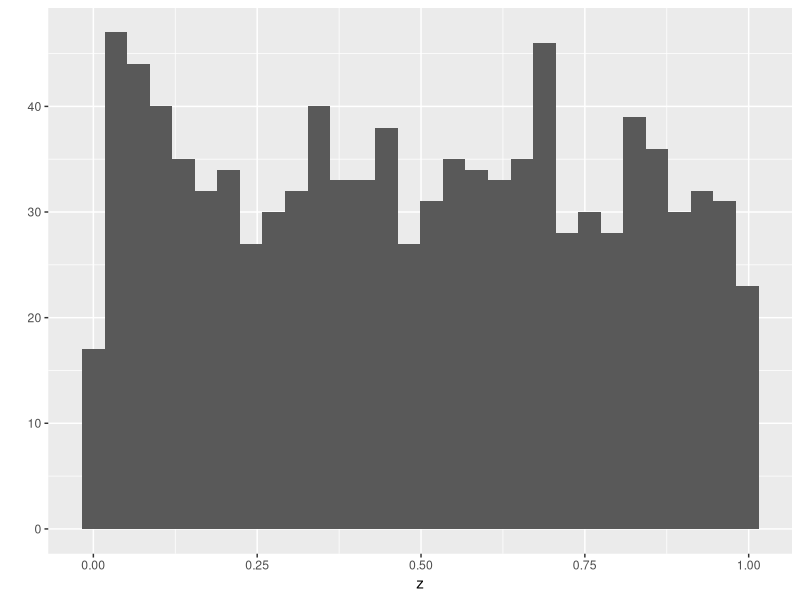
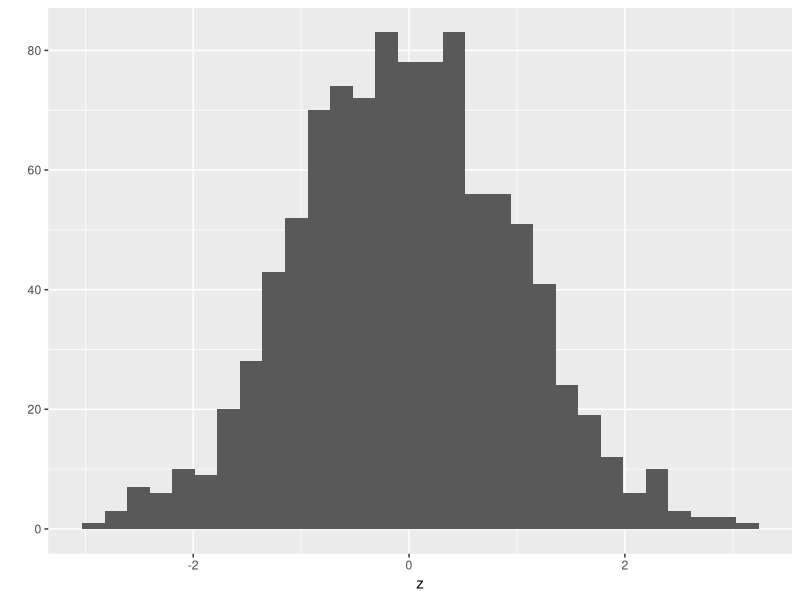

Write R code to recreate these figures, in order. (Note: this script raises an error after producing the figures.)
# more functions and tricks with atomic vectors
# Feb 6 2020
# JLW

# -------------------------------------------------------------------------

# create empty vector specify its mode and length
z <- vector(mode = 'numeric', length = 0)
z <- c(z, 5)
print(z)
# dynamic sizing: don't do this! (because it's slow in loops)

# preallocate space to a vector
z <- rep(0, 100)
head(z)
# fill with NA
z <- rep(NA, 100)
head(z)

typeof(z)
z[1] <- "Washington"
typeof(z)

v_size <- 100
my_vector <- runif(v_size)
my_names <- paste("Species", seq(1:length(my_vector)), sep = "")
head(my_names)
names(my_vector) <- my_names
head(my_vector)

# rep function for repeating elements
rep(0.5, 6)
rep(x = 0.5, times = 6)
my_vec <- c(1, 2, 3)
rep(x = my_vec, times = 2)
rep(x = my_vec, each = 2)
rep(x = my_vec, times = my_vec)
rep(x = my_vec, each = my_vec)

# using seq to create regular sequences
seq(from = 2, to = 4)
2:4 #called inline function
`:`(2,4) # the colon is your function
seq(from = 2, to = 4, by = 0.5)
x <- seq(from = 2, to = 4, length = 7)
print(x)
my_vec <- 1:length(x)
print(my_vec)
seq_along(my_vec) # same as asking for length, but faster than length(x)

# using random number generator
runif(5)
runif(n = 5, min = 100, max = 110)

# rnorm for normal distribution
rnorm(6)
rnorm(n = 5, mean = 100, sd = 30)

library(ggplot2)
z <- runif(1000)
qplot(x = z)
z <- rnorm(1000)
qplot(x = z)

# use sample function to draw random values from an existing vector
long_vec <- seq_len(10)
print(long_vec)
sample(x = long_vec) #just shuffles them
sample(x = long_vec, size = 3) #default is without replacement
sample(x = long_vec, size = 16, replace = TRUE)
my_weights <- c(rep(20, 5), rep(20, 5))
print(my_weights)
sample(x = long_vec, replace = TRUE, prob = my_weights)

# techniques for subsetting atomic vectors

z <- c(3.1, 9.2, 1.3, 0.4, 7.5)

# subset with positive index values
z[c(2,3)]

# subset with negative values
z[-c(1,5)]

# create a logical vector of conditions for subsetting
z[z < 3]

tester <- z < 3
print(tester)
z[tester]

# which function to find slots
which(z < 3)
z[which(z < 3)]

# use length for relative positioning
z[-c(length(z):(length(z)-2))] #pull out first two elements

# subset named vector elements
names(z) <- letters[1:5]
print(z)
z[c("b", "b")]

# relational operators
# < less than
# > greater than
# <= less than or equal
# >= greater than or equal
# == equal

# logical operators
# ! NOT
# & and (vector)
# | or (vector)
# xor(a,b) a or b, but not a and b
# && and (first element of vector only)
# || or (first element of vector only)

x <- 1:5
y <- c(1:3, 7, 7)
x == 2
x != 2

x == 1 & y == 7
x == 1 | y == 7
x == 3 | y == 3 #third element of both
xor(x == 3, y == 3) #is both, not one or the other
x == 3 && y == 3

# subscripting with missing values
set.seed(90)#repeatable random numbers
z <- runif(10)
z <- round(z, 3)
print(z)
z < 0.5
z[z < 0.5]
which(z < 0.5)
z[which(z < 0.5)]
zD <- c(z, NA, NA)
zD[zD < 0.5] # includes NAs
zD[which(zD < 0.5)] # drops NAs



